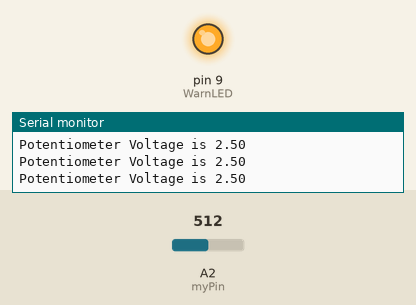
This sketch was run on a simulated Arduino Uno, built with avr-gcc and run on an emulated ATmega328P. On the bench: output pins drawn as LEDs (lit = HIGH), the last lines printed to the serial monitor. The inputs (shaded band) are chosen by the test bench; at power-on: A2 (myPin) = 512.

Above: at 1.2 s.
1.3 s: A2 (myPin) set to 599
2.8 s: A2 (myPin) set to 626
At 3.5 s:
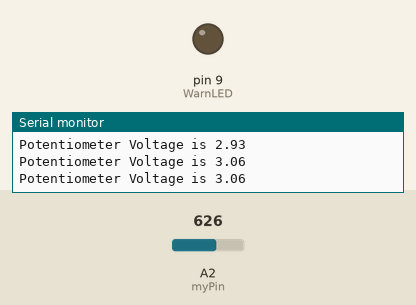
4.5 s: A2 (myPin) set to 511
At 4.8 s:
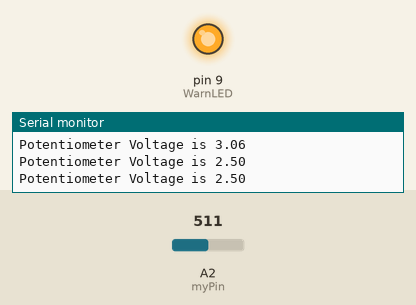
6.0 s: A2 (myPin) set to 424
7.5 s: A2 (myPin) set to 400
At 8.6 s:
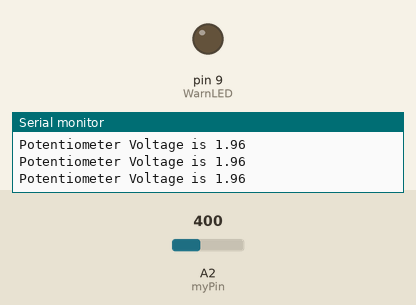
Timing chart, 0 to 10.0 s (numbered marks = the images above; inputs shaded):
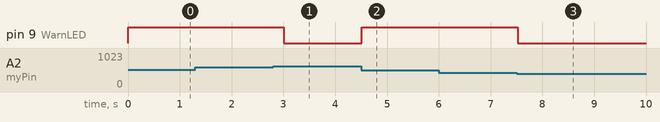

The sketch:

ArduinoIF.ino
```cpp
int myPin = A2;
int readVal;
float V2;
int delayT = 250;
int WarnLED = 9;


void setup() {
  // put your setup code here, to run once:

Serial.begin(9600);
pinMode(myPin,INPUT);
pinMode(WarnLED,OUTPUT);

}

void loop() {
  // put your main code here, to run repeatedly:

readVal = analogRead(myPin);
V2 = (5./1023.)*readVal;
Serial.print("Potentiometer Voltage is ");
Serial.println(V2);

if (V2>2 && V2<3){
  digitalWrite(WarnLED,HIGH);
}
if (V2<=2 || V2>=3){
  digitalWrite(WarnLED,LOW);

}
delay(delayT);
}
```

Measured:
- the behaviour switches between 613 and 614 on A2 (myPin) (found by bisection; images 0 and 1)
- the behaviour switches between 410 and 409 on A2 (myPin) (found by bisection; images 2 and 3)
- after the input at 2.8 s, pin 9 (WarnLED): HIGH → LOW after 0.21 s
- after the input at 4.5 s, pin 9 (WarnLED): LOW → HIGH at once
- after the input at 7.5 s, pin 9 (WarnLED): HIGH → LOW at once
